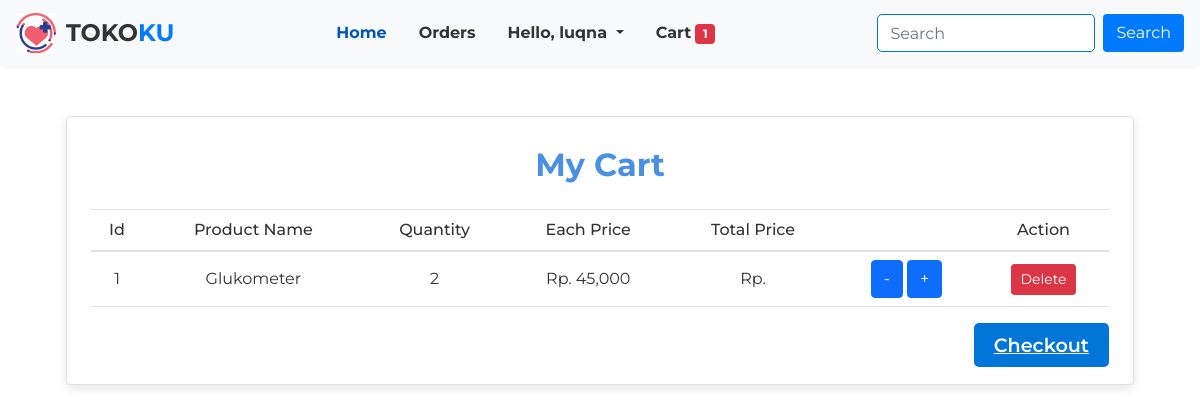
The app's page /show_cart (signed in) with its own data.
### store/models/customer.py (models this page shows, shortened)
class Customer(models.Model):
    username = models.CharField(max_length=50, default='')
    password = models.CharField(max_length=15)
    address = models.CharField(max_length=255, default='')  # Tambahkan default di sini
    email = models.EmailField(max_length=100)
    bank = models.CharField(max_length=50, default='')

### store/models/cart.py (models this page shows)
class Cart(models.Model):
    username = models.CharField(max_length=255)
    password = models.CharField(max_length=255)
    product = models.ForeignKey(Product, on_delete=models.CASCADE)
    image = models.ImageField(null=True, blank=True)
    quantity = models.PositiveIntegerField(default=1)
    price = models.IntegerField(default=0)

### store/models/product.py (models this page shows, shortened)
class Product(models.Model):
    name = models.CharField(max_length=50)
    price = models.IntegerField(default=0)
    category = models.ForeignKey(Category, on_delete=models.CASCADE, default=1)
    description = models.CharField(max_length=200, default='', blank=True, null=True)
    image = models.ImageField(upload_to='upload/products/')

### store/views.py (the view)
# urls.py: path('show_cart', views.show_cart, name='show_cart'),
def show_cart(request):
    totalitem = 0
    if request.session.has_key('username'):
        username = request.session['username']
        totalitem = len(Cart.objects.filter(username=username))
        customer = Customer.objects.filter(username=username)
        for c in customer:
            username=c.username
            cart = Cart.objects.filter(username=username)
            data = {
                'username': username,
                'totalitem': totalitem,
                'cart': cart
            }
            if cart:
                return render(request, 'show_cart.html',data)
            else:
                return render(request, 'empty_cart.html',data)

### store/templates/show_cart.html (shortened to what this page needs)
{% extends 'base.html' %} {% load static %} {% load humanize %} {% block title %} My Cart {% endblock title %} {% block content %}
<div class="container">
  <div class="cart-table border rounded p-4 m-4">
    <p class="cart-header">My Cart</p>
    <table class="table">
      <thead>
        <tr>
          <th>Id</th>
          <th>Product Name</th>
          <th>Quantity</th>
          <th>Each Price</th>
          <th>Total Price</th>
          <th></th>
          <th>Action</th>
        </tr>
      </thead>
      <tbody>
        {% for cart in cart %}
        <tr id="cart-item-{{cart.product.id}}">
          <td>{{forloop.counter}}</td>
          <td>{{cart.product.name}}</td>
          <td id="quantity-{{cart.product.id}}">{{cart.quantity}}</td>
          <td>Rp. {{ cart.product.price|intcomma }}</td>
          <td>Rp. <span id="total-price-{{cart.product.id}}"> {{ cart.product.price|intcomma|floatformat:0 }} </span></td>
          <td>
            <input type="button" pid="{{cart.product.id}}" class="minus-cart btn btn-primary" value="-" />
            <input type="button" pid="{{cart.product.id}}" class="plus-cart btn btn-primary" value="+" />
          </td>
          <td>
            <input type="button" pid="{{cart.product.id}}" class="btn btn-danger btn-sm remove-cart" value="Delete" />
          </td>
        </tr>
        {% endfor %}
      </tbody>
    </table>
    <div class="text-right mt-4">
      <a href="#" data-bs-toggle="modal" data-bs-target="#exampleModal" class="checkout-btn">Checkout</a>
    </div>
  </div>
</div>
<link href="https://cdn.jsdelivr.net/npm/bootstrap@5.1.3/dist/css/bootstrap.min.css" rel="stylesheet" />
{% endblock %}

### store/templates/base.html (shortened to what this page needs)
<!DOCTYPE html>
<html lang="en">
  {% load static %}
  <head>
    <link rel="stylesheet" href="https://cdn.jsdelivr.net/npm/bootstrap@4.6.1/dist/css/bootstrap.min.css" />
  </head>
  <body>
    <nav class="navbar navbar-expand-lg navbar-light">
      <a class="navbar-brand" href="/">
        <img src="{% static 'images/logo_new.png' %}" alt="Logo" />
        <div class="brand-text">TOKO<span>KU</span></div>
      </a>
      <div class="collapse navbar-collapse" id="navbarNav">
        <ul class="navbar-nav">
          <li class="nav-item active">
            <a class="nav-link" href="/">Home</a>
          </li>
          {% if request.session %}
          <li class="nav-item">
            <a class="nav-link" href="/order/">Orders</a>
          </li>
          <li class="nav-item dropdown">
            <a class="nav-link dropdown-toggle" href="#" id="navbarDropdown" role="button" data-toggle="dropdown" aria-haspopup="true" aria-expanded="false"> Hello, {{username}} </a>
          </li>
          <li class="nav-item">
            <a class="nav-link" href="/show_cart">Cart<span class="badge badge-danger ml-1">{{totalitem}}</span></a>
          </li>
          {% endif %}
        </ul>
        <form class="form-inline ml-auto" action="/search">
          <input class="form-control mr-2" type="search" placeholder="Search" aria-label="Search" name="query" />
          <button class="btn btn-search" type="submit">Search</button>
        </form>
      </div>
    </nav>
    {% block content %} {% endblock %}
  </body>
</html>

### store/templates/base.html (style rules this page uses)
:root { --navbar-bg-color: #f8f9fa; --navbar-text-color: #333; --navbar-link-hover-color: #007bff; --navbar-link-active-color: #0056b3; --navbar-shadow: 0 4px 6px -4px rgba(0, 0, 0, 0.1); --search-btn-bg-color: #007bff; --search-btn-text-color: #fff; --font-family: "Roboto", sans-serif; }
body { font-family: var(--font-family); }
nav { background-color: var(--navbar-bg-color) !important; box-shadow: var(--navbar-shadow); }
.navbar-brand { display: flex; align-items: center; }
.navbar-brand img { height: 40px; }
.navbar-brand .brand-text { font-size: 1.5rem; font-weight: 700; color: var(--navbar-text-color); margin-left: 10px; }
.navbar-brand .brand-text span { color: #007bff; }
.navbar-nav .nav-link { color: var(--navbar-text-color) !important; font-weight: 700; }
.navbar-nav .nav-item.active .nav-link { color: var(--navbar-link-active-color) !important; }
.btn-search { background-color: var(--search-btn-bg-color) !important; color: var(--search-btn-text-color) !important; }
.navbar-nav { margin-left: auto; }
.nav-item { margin-right: 1rem; }

### store/templates/show_cart.html (style rules this page uses)
body { font-family: "Montserrat", sans-serif; background-color: #f7f7f7; }
.container { margin-top: 50px; }
.cart-header { font-size: 2rem; font-weight: 700; color: #4a90e2; text-align: center; margin-bottom: 20px; }
.cart-table { background-color: white; padding: 20px; border-radius: 10px; box-shadow: 0 4px 12px rgba(0, 0, 0, 0.1); }
.cart-table th, .cart-table td { text-align: center; padding: 15px; font-size: 1rem; color: #333; }
.cart-table th { background-color: #e3f2fd; color: #333; font-weight: 500; }
.cart-table td { vertical-align: middle; }
.btn { font-weight: 500; font-size: 1rem; padding: 8px 15px; border-radius: 5px; transition: background-color 0.3s ease; }
.btn-primary { background-color: #4a90e2; color: white; border: none; }
.btn-danger { background-color: #e74c3c; color: white; border: none; }
.checkout-btn { background-color: white; color: #4a90e2; border: 2px solid #4a90e2; padding: 10px 20px; font-size: 1.2rem; border-radius: 8px; font-weight: 600; transition: background-color 0.3s ease, color 0.3s ease; }
body { font-family: "Montserrat", sans-serif; }
.form-control { border-radius: 5px; border: 1px solid #0275d8; font-family: "Montserrat", sans-serif; }
.checkout-btn { background-color: #0275d8; color: #fff; padding: 10px 20px; border: none; border-radius: 5px; font-weight: 600; transition: background-color 0.3s; }

### records on screen
Customer: username "luqna"
Cart: product.name "Glukometer", quantity "2", product.price "45,000"

### other values on screen
{{ totalitem }} "1"
